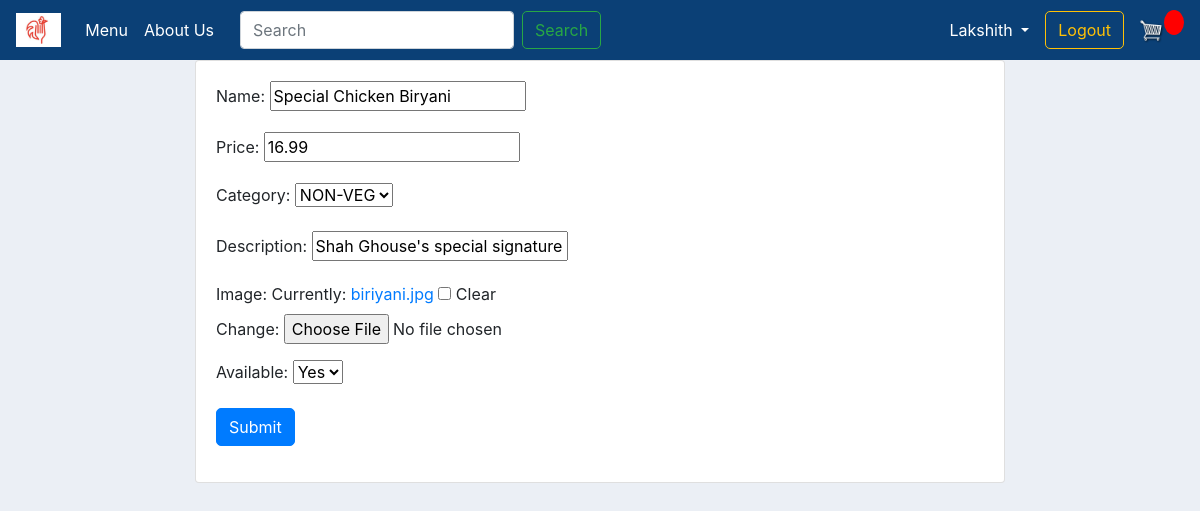
Before: /update_item/1/ (signed in) with the older database file.
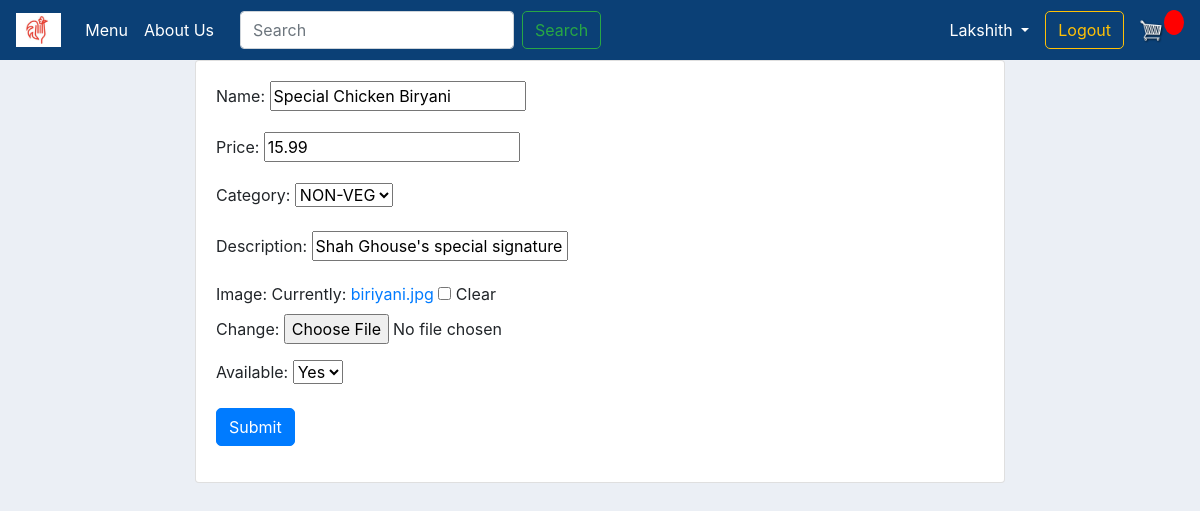
After: the same page with the newer database file.
### store/models.py (models this page shows, shortened)
class Item(models.Model):
    CATEGORY = (
        ('VEG', 'VEG'),
        ('NON-VEG', 'NON-VEG'),
        ('SNACKS', 'SNACKS'),
    )
    AVA = (
        ('Yes', 'Yes'),
        ('No', 'No'),
    )
    name = models.CharField(max_length=200, null=True)
    price = models.DecimalField(null=True, max_digits=10, decimal_places=2)
    category = models.CharField(max_length=200, null=True, choices=CATEGORY)
    description = models.CharField(max_length=500, null=True)
    image = models.ImageField(null=True, blank=True)
    available = models.CharField(max_length=200, null=True, choices=AVA, default=AVA[0][0])

### store/decorators.py (the view)
        def wrapper_func(request, *args, **kwargs):
            group = None
            if request.user.groups.exists():
                group = request.user.groups.all()[0].name
            if group in allowed_roles:
                return view_func(request, *args, **kwargs)
            else:
                return HttpResponse('You are not authorized to view this page')

### store/forms.py
class ItemForm(ModelForm):
    class Meta:
        model = Item
        fields = '__all__'

### store/views.py (called while the page is built)
@login_required(login_url='login')
@allowed_users(allowed_roles=['admin'])
def updateitem(request, pk):
    item = Item.objects.get(id=pk)
    form = ItemForm(instance=item)
    if request.method == 'POST':
        form = ItemForm(request.POST, request.FILES, instance=item)
        if form.is_valid():
            form.save()
            return redirect('/admin/items')
    context = {'form': form, 'item': item}
    return render(request, 'stores/order_item.html', context)

### store/templates/stores/order_item.html (shortened to what this page needs)
{% extends 'stores/main.html' %}
{% load static %}
{% block content %}
    <div class="row">
        <div class="col-md-12">
            <div class="card card-body">
                <form method="POST" enctype="multipart/form-data">
                    {{ form.as_p }}
                    <input class="btn btn-primary" type="submit" name="Submit">
                </form>
            </div>
        </div>
    </div>
{% endblock %}

Changed rows visible on the page:
changed Item "Special Chicken Biryani": price "16.99" → "15.99"
